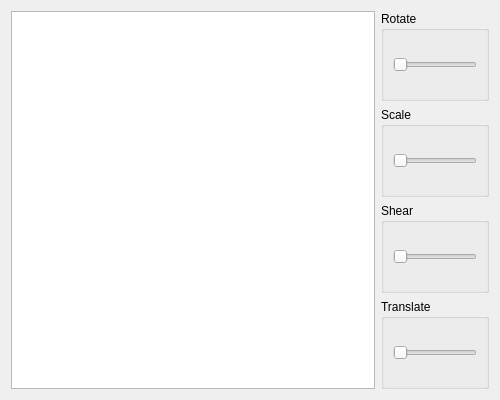
<?xml version="1.0" encoding="UTF-8"?>
<ui version="4.0">
 <class>Widget</class>
 <widget class="QWidget" name="Widget">
  <property name="geometry">
   <rect>
    <x>0</x>
    <y>0</y>
    <width>500</width>
    <height>400</height>
   </rect>
  </property>
  <property name="windowTitle">
   <string>Widget</string>
  </property>
  <layout class="QHBoxLayout" name="horizontalLayout">
   <item>
    <widget class="QGraphicsView" name="view">
     <property name="sizePolicy">
      <sizepolicy hsizetype="Expanding" vsizetype="Expanding">
       <horstretch>0</horstretch>
       <verstretch>0</verstretch>
      </sizepolicy>
     </property>
     <property name="transformationAnchor">
      <enum>QGraphicsView::NoAnchor</enum>
     </property>
    </widget>
   </item>
   <item>
    <layout class="QVBoxLayout" name="verticalLayout">
     <property name="sizeConstraint">
      <enum>QLayout::SetDefaultConstraint</enum>
     </property>
     <property name="bottomMargin">
      <number>0</number>
     </property>
     <item>
      <widget class="QGroupBox" name="groupBox">
       <property name="title">
        <string>Rotate</string>
       </property>
       <property name="flat">
        <bool>false</bool>
       </property>
       <layout class="QHBoxLayout" name="horizontalLayout_2">
        <item>
         <widget class="QSlider" name="rotate_slider">
          <property name="sizePolicy">
           <sizepolicy hsizetype="Maximum" vsizetype="Fixed">
            <horstretch>0</horstretch>
            <verstretch>0</verstretch>
           </sizepolicy>
          </property>
          <property name="maximum">
           <number>99</number>
          </property>
          <property name="orientation">
           <enum>Qt::Horizontal</enum>
          </property>
          <property name="tickInterval">
           <number>0</number>
          </property>
         </widget>
        </item>
       </layout>
      </widget>
     </item>
     <item>
      <widget class="QGroupBox" name="groupBox_2">
       <property name="title">
        <string>Scale</string>
       </property>
       <layout class="QHBoxLayout" name="horizontalLayout_3">
        <item>
         <widget class="QSlider" name="scale_slider">
          <property name="sizePolicy">
           <sizepolicy hsizetype="Maximum" vsizetype="Fixed">
            <horstretch>0</horstretch>
            <verstretch>0</verstretch>
           </sizepolicy>
          </property>
          <property name="orientation">
           <enum>Qt::Horizontal</enum>
          </property>
         </widget>
        </item>
       </layout>
      </widget>
     </item>
     <item>
      <widget class="QGroupBox" name="groupBox_3">
       <property name="title">
        <string>Shear</string>
       </property>
       <layout class="QHBoxLayout" name="horizontalLayout_4">
        <item>
         <widget class="QSlider" name="shear_slider">
          <property name="sizePolicy">
           <sizepolicy hsizetype="Maximum" vsizetype="Fixed">
            <horstretch>0</horstretch>
            <verstretch>0</verstretch>
           </sizepolicy>
          </property>
          <property name="orientation">
           <enum>Qt::Horizontal</enum>
          </property>
         </widget>
        </item>
       </layout>
      </widget>
     </item>
     <item>
      <widget class="QGroupBox" name="groupBox_4">
       <property name="title">
        <string>Translate</string>
       </property>
       <layout class="QHBoxLayout" name="horizontalLayout_5">
        <item>
         <widget class="QSlider" name="translate_slider">
          <property name="sizePolicy">
           <sizepolicy hsizetype="Maximum" vsizetype="Fixed">
            <horstretch>0</horstretch>
            <verstretch>0</verstretch>
           </sizepolicy>
          </property>
          <property name="orientation">
           <enum>Qt::Horizontal</enum>
          </property>
         </widget>
        </item>
       </layout>
      </widget>
     </item>
    </layout>
   </item>
  </layout>
 </widget>
 <resources/>
 <connections/>
</ui>
